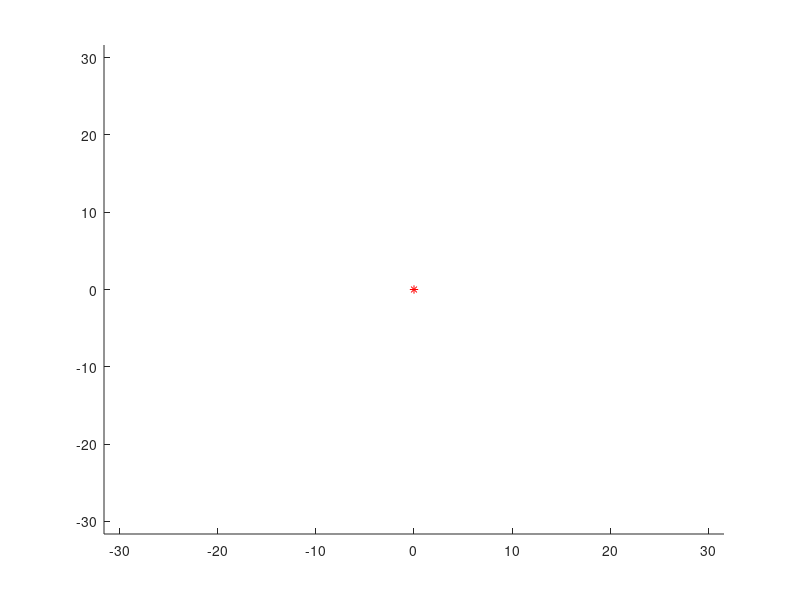

Here is the MATLAB script that generated this plot: (Note: this script raises an error after producing the figure.)
% Plot an animation of a random walk

% Starting point
loc = 0;
% How many steps
num_steps=1000;

figure; hold on;
axis(sqrt(num_steps)*[-1 1 -1 1])
plot(0,0,'r*')

for n = 1:num_steps
    old_loc = loc;
    % Pick a random direction (N, E, S, or W)
    loc = loc + pick_direction();
    hold on
    axis(sqrt(num_steps)*[-1 1 -1 1])
    plot(real([loc old_loc]),imag([loc old_loc]),'o-')
    pause(.02)
end

range_walk = abs(loc);
